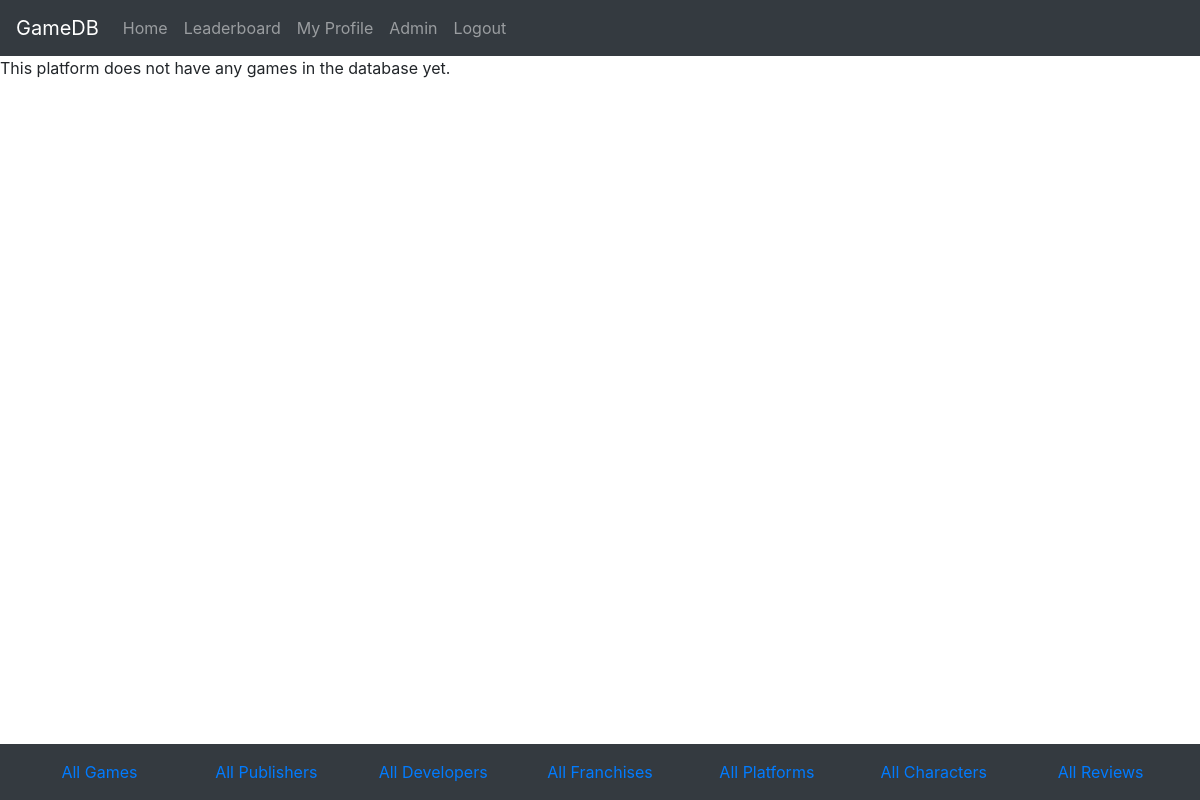
The page /view_platform_details.php?name=Wii (signed in) on the database as committed earlier.
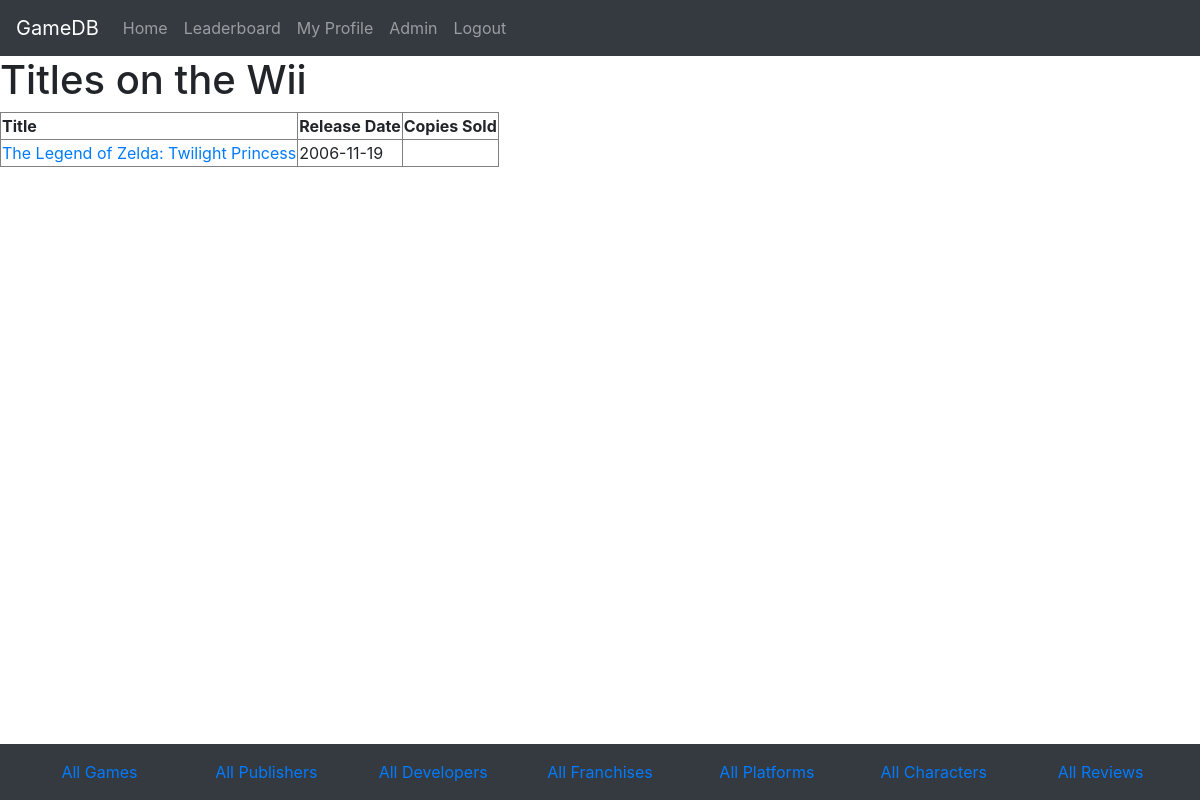
The same page on the database as committed later.
### tables this page shows
CREATE TABLE `PLAYED_ON` (
  `ID` int(11) NOT NULL,
  `platform` varchar(255) NOT NULL
);

CREATE TABLE `GAME` (
  `ID` int(11) NOT NULL,
  `title` varchar(255) NOT NULL,
  `copies_sold` int(11) DEFAULT NULL,
  `release_date` date DEFAULT NULL,
  `collection_id` int(11) DEFAULT NULL,
  `dev_name` varchar(255) DEFAULT NULL,
  `pub_name` varchar(255) DEFAULT NULL
);

### view_platform_details.php (the view, shortened to what this page needs)
<?php
$plat_name = $_GET['name'];
$db = gamesConnect();
$sql = "SELECT * FROM PLAYED_ON, GAME WHERE PLAYED_ON.platform = '$plat_name' AND GAME.ID = PLAYED_ON.ID";
$table = mysqli_query($db, $sql);
$count = mysqli_num_rows($table);
if($count == 0) {
	echo "This platform does not have any games in the database yet.";
} else {
	echo "<h1>Titles on the ". $plat_name ."</h1>";
	echo "<table border = '1'>
		<tr>
		<th>Title</th>
		<th>Release Date</th>
		<th>Copies Sold</th>
		</tr>";
	while($row = mysqli_fetch_array($table)) {
		echo "<tr>";
		$goto = "view_game_details.php?key=" . $row['ID'];
		echo "<td><a href=" . $goto . ">". $row['title'] ."</td>";
		echo "<td>" . $row['release_date'] . "</td>";
		echo "<td>" . $row['copies_sold'] . "</td>";
		echo "</tr>";
	}
	echo "</table>";
}
include('footer.php');
?>

Rows that differ between the two databases and show on the page:
added played_on: ID.title "The Legend of Zelda: Twilight Princess", ID.release_date "2006-11-19"
Other text that changed with them:
$plat_name: (not shown) → "Wii"
text no longer shown: "This platform does not have any games in the database yet."
text now shown: "Titles on the Title Release Date Copies Sold"
